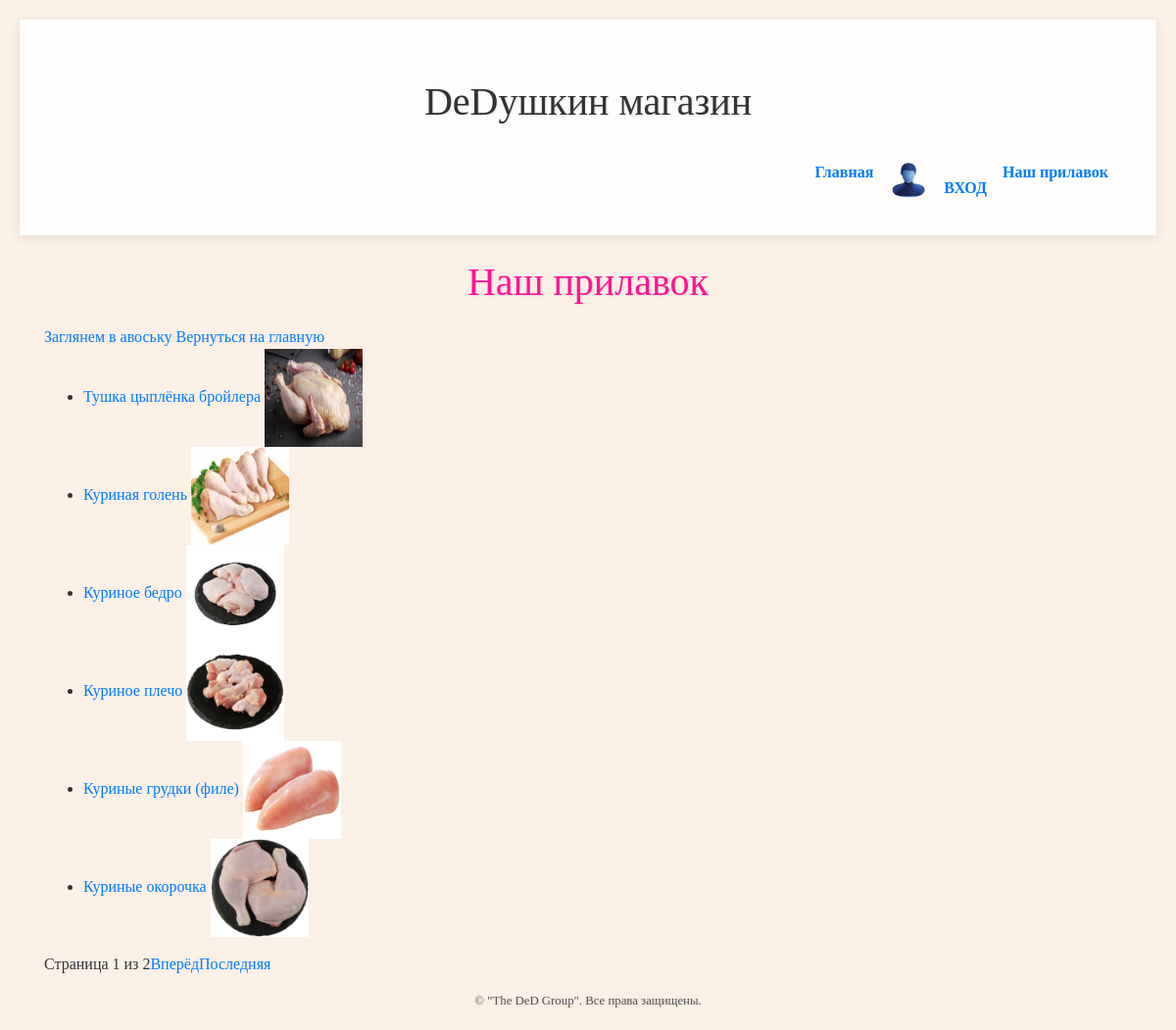
Screenshot of /products/ with the database file from the repository.
### myshop_dj/models.py (models this page shows, shortened)
class Product(models.Model):
    name = models.CharField(max_length=255, unique=True)
    description = models.TextField()
    price = models.DecimalField(max_digits=10, decimal_places=2)
    category = models.ForeignKey(Category, related_name='products', on_delete=models.CASCADE, null=True)  # Измените на Category
    image = models.ImageField(upload_to='products/', blank=True, null=True)
    stock = models.PositiveIntegerField()

### myshop_dj/views.py (the view)
# urls.py: path('products/', product_list, name='product_list'),  # Изменено на product_list
def product_list(request):
    product_list = Product.objects.all()  # Получаем все продукты
    paginator = Paginator(product_list, 6)  # Показывать 6 продуктов на странице
    page_number = request.GET.get('page')  # Получаем номер страницы
    page_obj = paginator.get_page(page_number)  # Получаем объекты для текущей страницы
    return render(request, 'myshop_dj/product_list.html', {
        'page_obj': page_obj,
        'is_paginated': paginator.num_pages > 1
    })

### templates/myshop_dj/product_list.html (shortened to what this page needs)
{% extends 'myshop_dj/base.html' %}
{% load static %}
{% block content %}
    <h1>Наш прилавок</h1>
    <link rel="stylesheet" type="text/css" href="{% static 'style.css' %}">
    <a href="{% url 'cart_view' %}">Заглянем в авоську</a>
    <a href="{% url 'home' %}">Вернуться на главную</a>
    <ul>
        {% for product in page_obj.object_list %}
            <li>
                <a href="{% url 'product_detail' product.pk %}">{{ product.name }}</a>
                {% if product.image %}
                    <img src="{{ product.image.url }}" alt="{{ product.name }}" style="width: 100px; height: 100px;">
                {% endif %}
            </li>
        {% empty %}
            <li>Нет доступных продуктов.</li>
        {% endfor %}
    </ul>
    <div>
        {% if is_paginated %}
            <nav>
                <ul class="pagination">
                    <li><span>Страница {{ page_obj.number }} из {{ page_obj.paginator.num_pages }}</span></li>
                    {% if page_obj.has_next %}
                        <li><a href="?page={{ page_obj.next_page_number }}">Вперёд</a></li>
                        <li><a href="?page={{ page_obj.paginator.num_pages }}">Последняя</a></li>
                    {% endif %}
                </ul>
            </nav>
        {% endif %}
    </div>
{% endblock %}

### static/style.css (style rules this page uses)
body { font-family: 'Times New Roman', serif; background-color: Linen; margin: 0; padding: 20px; }
h1 { text-align: center; color: #FF1493; font-size: 2.5em; margin-bottom: 20px; text-shadow: 1px 1px 2px rgba(0, 0, 0, 0.1); }

### templates/myshop_dj/base.html (style rules this page uses)
body { font-family: 'Roboto', sans-serif; background: #f0f4f8; color: #333; }

### rows the page displays
Product: name "Тушка цыплёнка бройлера", image (picture)
Product: name "Куриная голень", image (picture)
Product: name "Куриное бедро", image (picture)
Product: name "Куриное плечо", image (picture)
Product: name "Куриные грудки (филе)", image (picture)
Product: name "Куриные окорочка", image (picture)

### other values shown
{{ page_obj.number }} "1"
{{ page_obj.paginator.num_pages }} "2"
